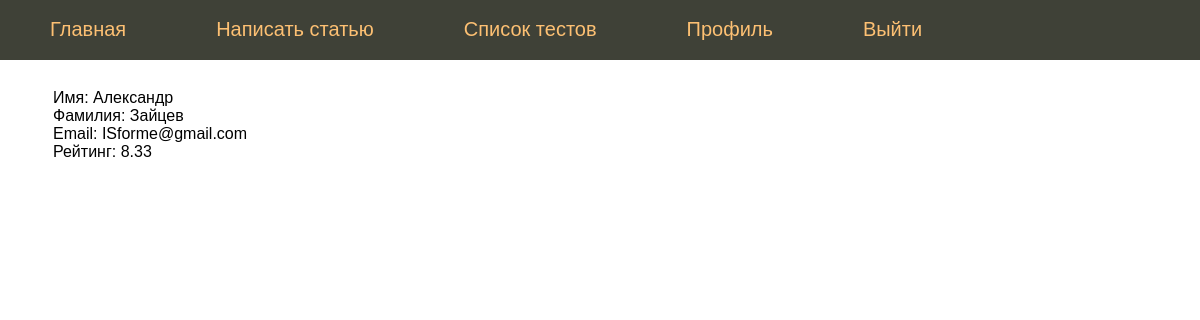
Page /profile (signed in) on the committed database.
### models.py (models this page shows, shortened)
class Users(db.Model, UserMixin):
    __tablename__ = 'users'
    id = db.Column(db.Integer, primary_key=True)
    login = db.Column(db.String(50), unique=True)
    psw = db.Column(db.String(500), nullable=True)
    devision_id = db.Column(db.Integer, db.ForeignKey('devisions.id'))
    email = db.Column(db.String(50), unique=True)
    name = db.Column(db.String(50))
    surname = db.Column(db.String(50))
    role = db.Column(db.Boolean, default=0)
    rating = db.Column(db.Float, default=0)

### app.py (the view)
@app.route('/profile')
def profile():
    return render_template("profile.html", title="Профиль",zaloginen=current_user.is_authenticated)

### app.py (called while the page is built)
@login_manager.user_loader
def load_user(user_id):
    return db.session.query(models.Users).filter(models.Users.id == user_id).first()

### templates/profile.html (shortened to what this page needs)
 {% extends 'layout.html' %}
{% block content %}
<table border="0" class="profile-table">
	<tr><td valign="top">
		<ul class="profile-info">
		<li>Имя: {{ current_user.name }}</li>
        <li>Фамилия: {{ current_user.surname }}</li>
		<li>Email: {{ current_user.email }}</li>
        <li>Рейтинг: {{ current_user.rating }}</li>
		</ul>
	</td></tr>
</table>
{% endblock %}

### static/css/styles.css (style rules this page uses)
html, body { font-family: 'Arial'; margin: 0; padding: 0; height: 100%; width: 100%; }
.profile-info { list-style: none; }

### rows in the picture
Users: name "Александр", surname "Зайцев", email "ISforme@gmail.com", rating "8.33"
